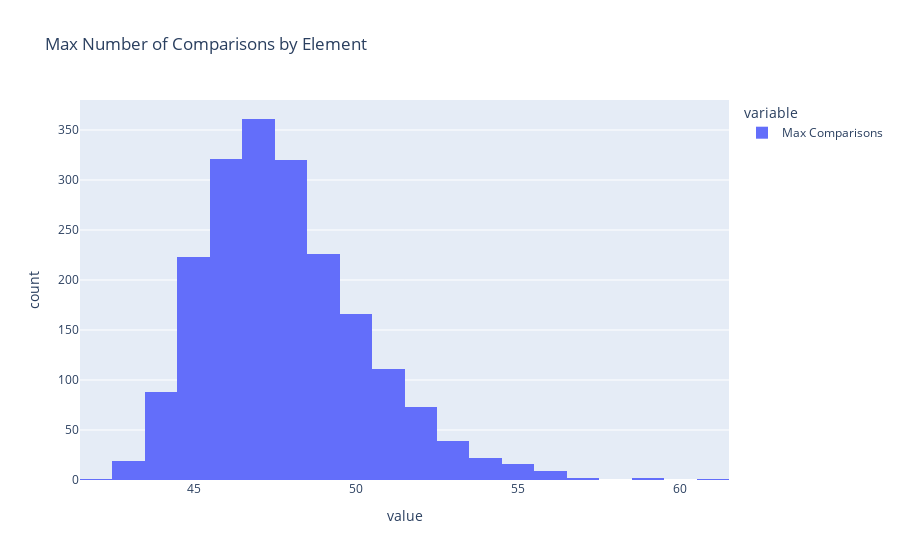

Notebook code cell kept with this figure:
### Code cell
display(px.histogram(pd.Series(maxes, name = "Max Comparisons"), title = "Max Number of Comparisons by Element"))

### Figure 1 — Plotly figure (JSON) as saved in the notebook; plotly's stock layout.template omitted (floating-point values rounded to 4 significant figures; data arrays with more than 128 entries replaced by an {"elided": "..."} marker saying what was removed)
{"data": [{"alignmentgroup": "True", "bingroup": "x", "hovertemplate": "variable=Max Comparisons<br>value=%{x}<br>count=%{y}<extra></extra>", "legendgroup": "Max Comparisons", "marker": {"color": "#636efa", "pattern": {"shape": ""}}, "name": "Max Comparisons", "offsetgroup": "Max Comparisons", "orientation": "v", "showlegend": true, "type": "histogram", "x": {"elided": "2000 int values"}, "xaxis": "x", "yaxis": "y"}], "layout": {"barmode": "relative", "legend": {"title": {"text": "variable"}, "tracegroupgap": 0}, "title": {"text": "Max Number of Comparisons by Element"}, "xaxis": {"anchor": "y", "domain": [0, 1], "title": {"text": "value"}}, "yaxis": {"anchor": "x", "domain": [0, 1], "title": {"text": "count"}}}}
